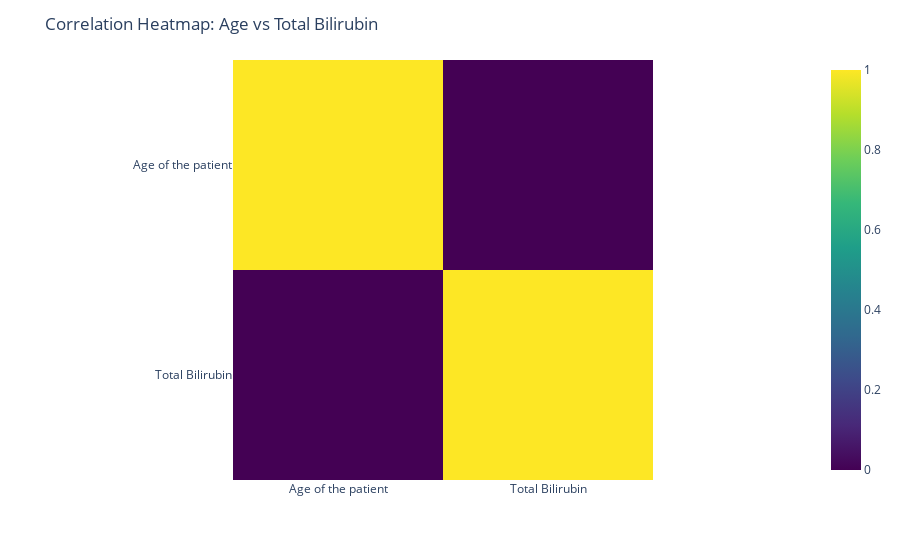

The notebook cell saved with this chart:
### Code cell
# Calculate the correlation matrix
correlation_matrix = liver_df[['Age of the patient', 'Total Bilirubin']].corr()

# Create a heatmap using Plotly Express
fig = px.imshow(correlation_matrix, color_continuous_scale='Viridis')
fig.update_layout(
    title="Correlation Heatmap: Age vs Total Bilirubin"
)

fig.show()

### Figure 1 — Plotly figure (JSON) as saved in the notebook; plotly's stock layout.template omitted (floating-point values rounded to 4 significant figures)
{"data": [{"coloraxis": "coloraxis", "hovertemplate": "x: %{x}<br>y: %{y}<br>color: %{z}<extra></extra>", "name": "0", "type": "heatmap", "x": ["Age of the patient", "Total Bilirubin"], "xaxis": "x", "y": ["Age of the patient", "Total Bilirubin"], "yaxis": "y", "z": [[1, -0.001004], [-0.001004, 1]]}], "layout": {"coloraxis": {"colorscale": [[0, "#440154"], [0.1111, "#482878"], [0.2222, "#3e4989"], [0.3333, "#31688e"], [0.4444, "#26828e"], [0.5556, "#1f9e89"], [0.6667, "#35b779"], [0.7778, "#6ece58"], [0.8889, "#b5de2b"], [1, "#fde725"]]}, "margin": {"t": 60}, "title": {"text": "Correlation Heatmap: Age vs Total Bilirubin"}, "xaxis": {"anchor": "y", "constrain": "domain", "domain": [0, 1], "scaleanchor": "y"}, "yaxis": {"anchor": "x", "autorange": "reversed", "constrain": "domain", "domain": [0, 1]}}}
